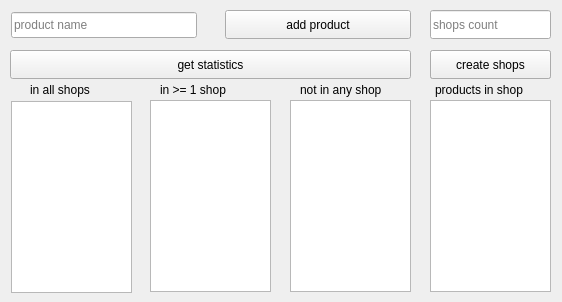
<?xml version="1.0" encoding="UTF-8"?>
<ui version="4.0">
 <class>Task5</class>
 <widget class="QMainWindow" name="Task5">
  <property name="geometry">
   <rect>
    <x>0</x>
    <y>0</y>
    <width>562</width>
    <height>302</height>
   </rect>
  </property>
  <property name="windowTitle">
   <string>MainWindow</string>
  </property>
  <widget class="QWidget" name="centralwidget">
   <widget class="QComboBox" name="shopComboBox">
    <property name="geometry">
     <rect>
      <x>430</x>
      <y>50</y>
      <width>121</width>
      <height>29</height>
     </rect>
    </property>
   </widget>
   <widget class="QLineEdit" name="shopsCountLineEdit">
    <property name="geometry">
     <rect>
      <x>430</x>
      <y>10</y>
      <width>121</width>
      <height>29</height>
     </rect>
    </property>
    <property name="placeholderText">
     <string>shops count</string>
    </property>
   </widget>
   <widget class="QPushButton" name="createShopsPushButton">
    <property name="geometry">
     <rect>
      <x>430</x>
      <y>50</y>
      <width>121</width>
      <height>29</height>
     </rect>
    </property>
    <property name="text">
     <string>create shops</string>
    </property>
   </widget>
   <widget class="QLineEdit" name="productNameLineEdit">
    <property name="geometry">
     <rect>
      <x>11</x>
      <y>12</y>
      <width>186</width>
      <height>26</height>
     </rect>
    </property>
    <property name="placeholderText">
     <string>product name</string>
    </property>
   </widget>
   <widget class="QPushButton" name="addProductPushButton">
    <property name="geometry">
     <rect>
      <x>225</x>
      <y>10</y>
      <width>186</width>
      <height>29</height>
     </rect>
    </property>
    <property name="text">
     <string>add product</string>
    </property>
   </widget>
   <widget class="QPushButton" name="getStatisticsPushButton">
    <property name="geometry">
     <rect>
      <x>10</x>
      <y>50</y>
      <width>401</width>
      <height>29</height>
     </rect>
    </property>
    <property name="text">
     <string>get statistics</string>
    </property>
   </widget>
   <widget class="QPlainTextEdit" name="productsInAllShopsPlainTextEdit">
    <property name="geometry">
     <rect>
      <x>11</x>
      <y>101</y>
      <width>121</width>
      <height>192</height>
     </rect>
    </property>
    <property name="readOnly">
     <bool>true</bool>
    </property>
   </widget>
   <widget class="QPlainTextEdit" name="productsInShopsSplainTextEdit">
    <property name="geometry">
     <rect>
      <x>150</x>
      <y>100</y>
      <width>121</width>
      <height>192</height>
     </rect>
    </property>
    <property name="readOnly">
     <bool>true</bool>
    </property>
   </widget>
   <widget class="QPlainTextEdit" name="productsNotInShopsPlainTextEdit">
    <property name="geometry">
     <rect>
      <x>290</x>
      <y>100</y>
      <width>121</width>
      <height>192</height>
     </rect>
    </property>
    <property name="readOnly">
     <bool>true</bool>
    </property>
   </widget>
   <widget class="QLabel" name="label_4">
    <property name="geometry">
     <rect>
      <x>30</x>
      <y>80</y>
      <width>81</width>
      <height>20</height>
     </rect>
    </property>
    <property name="text">
     <string>in all shops</string>
    </property>
   </widget>
   <widget class="QLabel" name="label_5">
    <property name="geometry">
     <rect>
      <x>160</x>
      <y>80</y>
      <width>91</width>
      <height>20</height>
     </rect>
    </property>
    <property name="text">
     <string>in &gt;= 1 shop</string>
    </property>
   </widget>
   <widget class="QLabel" name="label_6">
    <property name="geometry">
     <rect>
      <x>300</x>
      <y>80</y>
      <width>111</width>
      <height>20</height>
     </rect>
    </property>
    <property name="text">
     <string>not in any shop</string>
    </property>
   </widget>
   <widget class="QListWidget" name="productsInShopListWidget">
    <property name="geometry">
     <rect>
      <x>430</x>
      <y>100</y>
      <width>121</width>
      <height>192</height>
     </rect>
    </property>
    <property name="selectionMode">
     <enum>QAbstractItemView::MultiSelection</enum>
    </property>
   </widget>
   <widget class="QLabel" name="label_7">
    <property name="geometry">
     <rect>
      <x>435</x>
      <y>80</y>
      <width>121</width>
      <height>20</height>
     </rect>
    </property>
    <property name="text">
     <string>products in shop</string>
    </property>
   </widget>
  </widget>
 </widget>
 <resources/>
 <connections/>
</ui>
